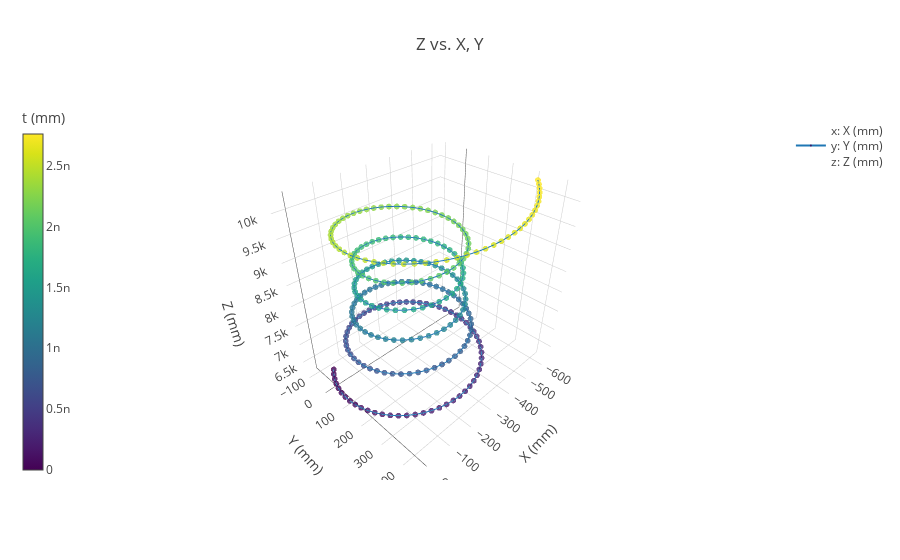

This figure's notebook cell:
### Code cell
#df1 = x_c
df1 = x_l
#df2 = x_l
scatter3d(df1.X,df1.Y,df1.Z,scale_list=[df1.t],mode_list=['markers+lines'],units_list=[('mm','mm','mm')],inline=True)

### Figure 1 — Plotly figure (JSON) as saved in the notebook; plotly's stock layout.template omitted (floating-point values rounded to 4 significant figures; data arrays with more than 128 entries replaced by an {"elided": "..."} marker saying what was removed)
{"data": [{"marker": {"cauto": false, "cmax": 2.761e-09, "cmin": 0, "color": {"elided": "277 float values"}, "colorbar": {"thickness": 20, "title": "t (mm)", "x": -0.1, "y": 0.5}, "colorscale": "Viridis", "opacity": 0.8, "reversescale": false, "showscale": true, "size": 2}, "mode": "markers+lines", "name": "<br>x: X (mm)<br>y: Y (mm)<br>z: Z (mm)<br>", "type": "scatter3d", "uid": "fb97447d-5ba4-45ad-9f21-c26ad2889c64", "x": {"elided": "277 float values"}, "y": {"elided": "277 float values"}, "z": {"elided": "277 float values"}}], "layout": {"scene": {"aspectmode": "manual", "aspectratio": {"x": 1, "y": 0.8326, "z": 1}, "xaxis": {"title": "X (mm)"}, "yaxis": {"title": "Y (mm)"}, "zaxis": {"title": "Z (mm)"}}, "showlegend": true, "title": "Z vs. X, Y"}}
